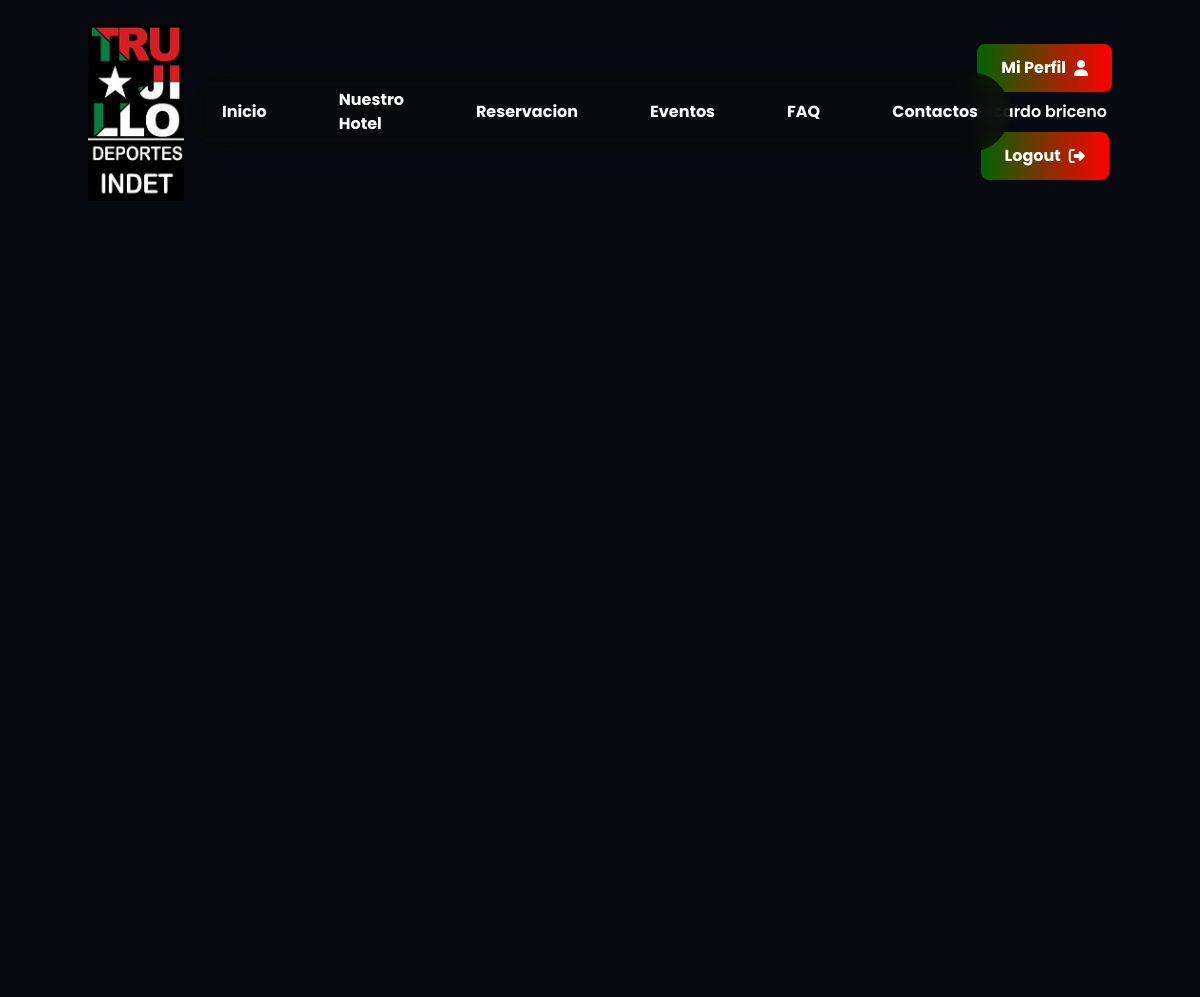
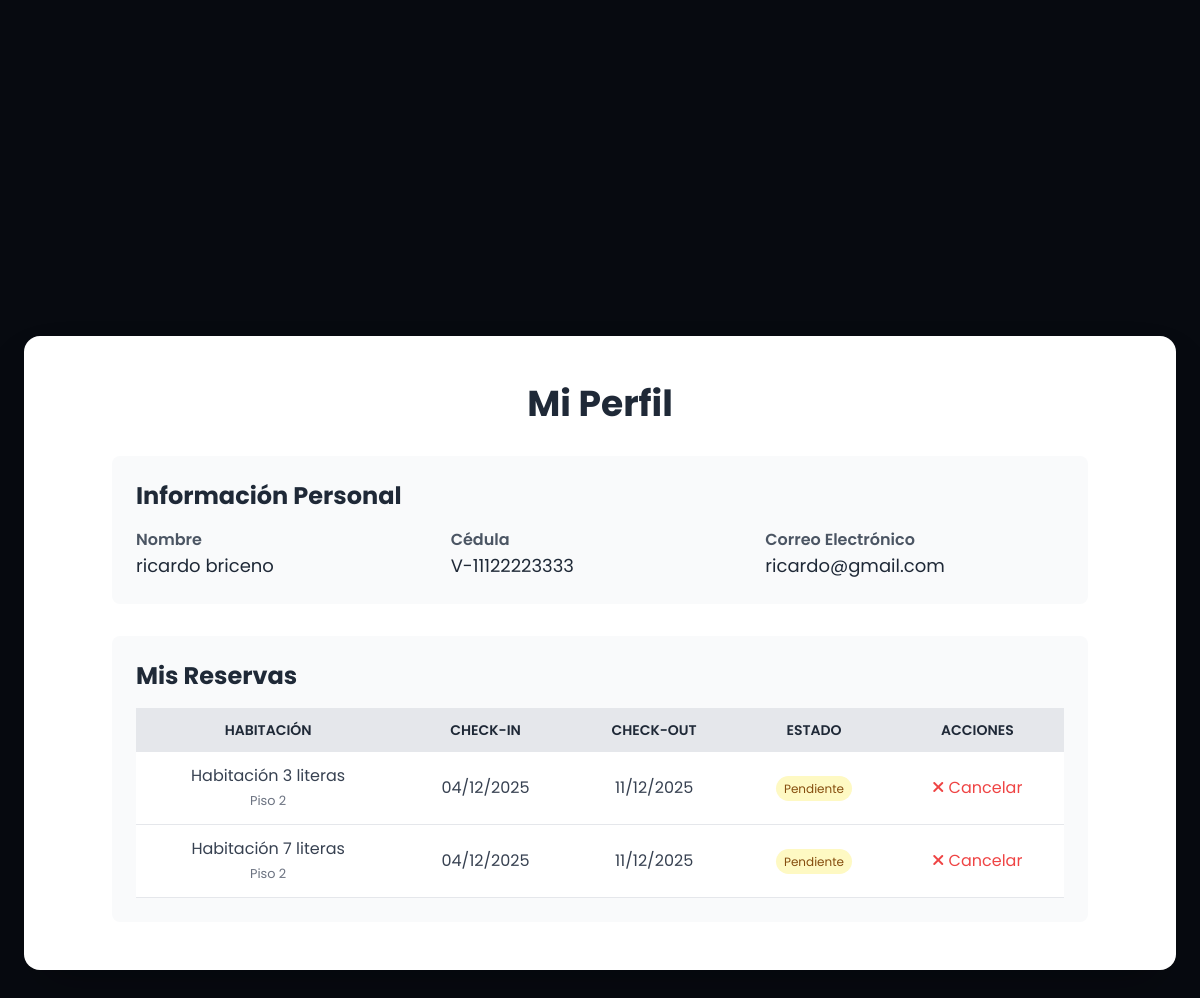
The app's page /user_profile.php (signed in) with its own data (2 pictures, top to bottom).
### tables this page shows
CREATE TABLE `users` (
  `id` int(11) NOT NULL,
  `name` varchar(255) NOT NULL,
  `email` varchar(255) NOT NULL,
  `cedula` varchar(20) DEFAULT NULL,
  `cedula_type` varchar(10) DEFAULT 'V',
  `password` varchar(255) NOT NULL,
  `role` enum('client','admin','maintenance') NOT NULL DEFAULT 'client',
  `is_verified` tinyint(1) NOT NULL DEFAULT 1
);

CREATE TABLE `reservations` (
  `id` int(11) NOT NULL,
  `user_id` int(11) NOT NULL,
  `room_id` int(11) NOT NULL,
  `floor_id` int(11) DEFAULT NULL,
  `checkin_date` date NOT NULL,
  `checkout_date` date NOT NULL,
  `guest_name` varchar(255) NOT NULL,
  `guest_lastname` varchar(255) DEFAULT NULL,
  `guest_email` varchar(255) NOT NULL,
  `cedula` varchar(20) DEFAULT NULL,
  `adultos` int(11) DEFAULT 0,
  `ninos` int(11) DEFAULT 0,
  `discapacitados` int(11) DEFAULT 0,
  `status` enum('pending','confirmed','cancelled','completed') NOT NULL DEFAULT 'pending',
  `checkin_time` timestamp NULL DEFAULT NULL,
  `checkout_time` timestamp NULL DEFAULT NULL
);

CREATE TABLE `rooms` (
  `id` varchar(10) NOT NULL,
  `type` varchar(255) NOT NULL,
  `description` text NOT NULL,
  `price` decimal(10,2) NOT NULL,
  `photos` text NOT NULL,
  `videos` text DEFAULT '[]',
  `floor` int(11) NOT NULL,
  `floor_id` int(11) NOT NULL,
  `status` enum('enabled','disabled') NOT NULL DEFAULT 'enabled'
);

CREATE TABLE `floors` (
  `id` int(11) NOT NULL,
  `floor_number` int(11) NOT NULL,
  `name` varchar(255) NOT NULL,
  `description` text DEFAULT NULL
);

### user_profile.php (the view, shortened to what this page needs)
<?php
include 'php/db.php';
$user_id = $_SESSION['user_id'];
$user_sql = "SELECT name, email, cedula_type, cedula FROM users WHERE id = ?";
$user_stmt = $conn->prepare($user_sql);
$user_stmt->bind_param("i", $user_id);
$user_stmt->execute();
$user_result = $user_stmt->get_result();
$user = $user_result->fetch_assoc();
$reservations_sql = "SELECT r.id, r.checkin_date, r.checkout_date, r.guest_name, r.guest_lastname, r.status,
                           rm.type as room_type, f.name as floor_name
                    FROM reservations r
                    JOIN rooms rm ON r.room_id = rm.id
                    JOIN floors f ON rm.floor_id = f.id
                    WHERE r.user_id = ?
                    ORDER BY r.checkin_date DESC";
$reservations_stmt = $conn->prepare($reservations_sql);
$reservations_stmt->bind_param("i", $user_id);
$reservations_stmt->execute();
$reservations_result = $reservations_stmt->get_result();
?>
<!DOCTYPE html>
<html lang="es" class="scroll-smooth">
<head>
    <script src="https://cdn.tailwindcss.com"></script>
    <link rel="stylesheet" href="https://cdnjs.cloudflare.com/ajax/libs/font-awesome/6.4.0/css/all.min.css" />
    <link rel="stylesheet" href="css/styles.css">
</head>
<body class="bg-gray-900 text-white">
    <header id="header" class="relative">
        <nav id="navbar" class="fixed top-0 left-0 w-full p-6 z-40 transition-all duration-300">
            <div class="container mx-auto grid grid-cols-3 items-center">
                <div class="justify-self-start">
                    <img src="images/logo.png" alt="INDET Logo" class="w-24 logo">
                </div>
                <div class="hidden md:flex items-center space-x-4 nav-link-container justify-self-center">
                    <a href="index.php" class="nav-button">Inicio</a>
                    <a href="hotel_info.php" class="nav-button">Nuestro Hotel</a>
                    <a href="reservar.php" class="nav-button">Reservacion</a>
                    <a href="events.php" class="nav-button">Eventos</a>
                    <a href="faq.php" class="nav-button">FAQ</a>
                    <a href="#footer" class="nav-button">Contactos</a>
                </div>
                <div class="flex flex-col items-center space-y-2 justify-self-end">
                    <?php if (isset($_SESSION['user_id'])): ?>
                        <a href="user_profile.php" class="login-button">
                            <span>Mi Perfil</span>
                            <i class="fas fa-user"></i>
                        </a>
                        <span class="text-white font-semibold"><?php echo htmlspecialchars($_SESSION['user_name']); ?></span>
                        <a href="php/logout.php" class="login-button">
                            <span>Logout</span>
                            <i class="fas fa-sign-out-alt"></i>
                        </a>
                    <?php endif; ?>
                </div>
            </div>
        </nav>
    </header>
    <main class="relative z-30 bg-transparent flex items-center justify-center min-h-screen pt-24">
        <section class="bg-white text-gray-800 py-12 relative z-30 mx-4 md:mx-auto max-w-6xl rounded-2xl shadow-2xl w-full">
            <div class="container mx-auto px-6">
                <h2 class="text-4xl font-bold text-center mb-8">Mi Perfil</h2>
                <div class="bg-gray-50 p-6 rounded-lg mb-8">
                    <h3 class="text-2xl font-bold mb-4">Información Personal</h3>
                    <div class="grid grid-cols-1 md:grid-cols-3 gap-4">
                        <div>
                            <label class="block font-semibold text-gray-600">Nombre</label>
                            <p class="text-lg"><?php echo htmlspecialchars($user['name']); ?></p>
                        </div>
                        <div>
                            <label class="block font-semibold text-gray-600">Cédula</label>
                            <p class="text-lg"><?php echo htmlspecialchars($user['cedula_type'] . '-' . $user['cedula']); ?></p>
                        </div>
                        <div>
                            <label class="block font-semibold text-gray-600">Correo Electrónico</label>
                            <p class="text-lg"><?php echo htmlspecialchars($user['email']); ?></p>
                        </div>
                    </div>
                </div>
                <div class="bg-gray-50 p-6 rounded-lg">
                    <h3 class="text-2xl font-bold mb-4">Mis Reservas</h3>
                    <?php if ($reservations_result->num_rows > 0): ?>
                        <div class="overflow-x-auto">
                            <table class="min-w-full bg-white">
                                <thead class="bg-gray-200 text-gray-800">
                                    <tr>
                                        <th class="py-3 px-4 uppercase font-semibold text-sm text-center">Habitación</th>
                                        <th class="py-3 px-4 uppercase font-semibold text-sm text-center">Check-in</th>
                                        <th class="py-3 px-4 uppercase font-semibold text-sm text-center">Check-out</th>
                                        <th class="py-3 px-4 uppercase font-semibold text-sm text-center">Estado</th>
                                        <th class="py-3 px-4 uppercase font-semibold text-sm text-center">Acciones</th>
                                    </tr>
                                </thead>
                                <tbody class="text-gray-700">
                                    <?php while($reservation = $reservations_result->fetch_assoc()): ?>
                                        <tr class="hover:bg-gray-100 border-b border-gray-200">
                                            <td class="py-3 px-4 text-center">
                                                <?php echo htmlspecialchars($reservation['room_type']); ?><br>
                                                <small class="text-gray-500"><?php echo htmlspecialchars($reservation['floor_name']); ?></small>
                                            </td>
                                            <td class="py-3 px-4 text-center"><?php echo date('d/m/Y', strtotime($reservation['checkin_date'])); ?></td>
                                            <td class="py-3 px-4 text-center"><?php echo date('d/m/Y', strtotime($reservation['checkout_date'])); ?></td>
                                            <td class="py-3 px-4 text-center">
                                                <span class="px-2 py-1 rounded-full text-xs <?php
                                                    echo $reservation['status'] === 'confirmed' ? 'bg-green-100 text-green-800' :
                                                         ($reservation['status'] === 'pending' ? 'bg-yellow-100 text-yellow-800' :
                                                          'bg-gray-100 text-gray-800');
                                                ?>">
                                                    <?php
                                                    echo $reservation['status'] === 'confirmed' ? 'Confirmada' :
                                                         ($reservation['status'] === 'pending' ? 'Pendiente' :
                                                          'Completada');
                                                    ?>
                                                </span>
                                            </td>
                                            <td class="py-3 px-4 text-center">
                                                <?php if ($reservation['status'] === 'pending'): ?>
                                                    <button onclick="showCancelModal(<?php echo $reservation['id']; ?>)" class="text-red-500 hover:text-red-700">
                                                        <i class="fas fa-times"></i> Cancelar
                                                    </button>
                                                <?php else: ?>
                                                    <span class="text-gray-500">No disponible</span>
                                                <?php endif; ?>
                                            </td>
                                        </tr>
                                    <?php endwhile; ?>
                                </tbody>
                            </table>
                        </div>
                    <?php else: ?>
                        <p class="text-center text-gray-500">No tienes reservas registradas.</p>
                    <?php endif; ?>
                </div>
            </div>
        </section>
    </main>
</body>
</html>

### css/styles.css (style rules this page uses)
:root { --font-montserrat: 'Montserrat', sans-serif; --font-poppins: 'Poppins', sans-serif; --color-green: #006400; --color-red: #FF0000; }
body { font-family: var(--font-poppins); background-color: transparent; }
.logo { transition: transform 0.3s ease; }
.nav-link-container { background-color: rgba(10, 10, 10, 0.8); backdrop-filter: blur(10px); border-radius: 9999px; padding: 0.5rem; display: flex; gap: 0.5rem; }
.nav-button { position: relative; padding: 0.5rem 1.5rem; font-weight: 700; color: white; transition: all 0.3s ease; border-radius: 9999px; }
.login-button { display: inline-flex; align-items: center; gap: 0.5rem; background: linear-gradient(90deg, var(--color-green), var(--color-red), var(--color-green)); background-size: 200% 100%; padding: 0.75rem 1.5rem; border-radius: 8px; font-weight: 700; transition: transform 0.3s, box-shadow 0.3s, background-position 0.5s ease; }

### records on screen
users: name "ricardo briceno", cedula_type+cedula "V-11122223333", email "ricardo@gmail.com"
reservations: room.type "Habitación 3 literas", floors.name "Piso 2", checkin_date "04/12/2025", checkout_date "11/12/2025", status "Pendiente"
reservations: room.type "Habitación 7 literas", floors.name "Piso 2", checkin_date "04/12/2025", checkout_date "11/12/2025", status "Pendiente"

### other values on screen
$_SESSION['user_name'] "ricardo briceno"
